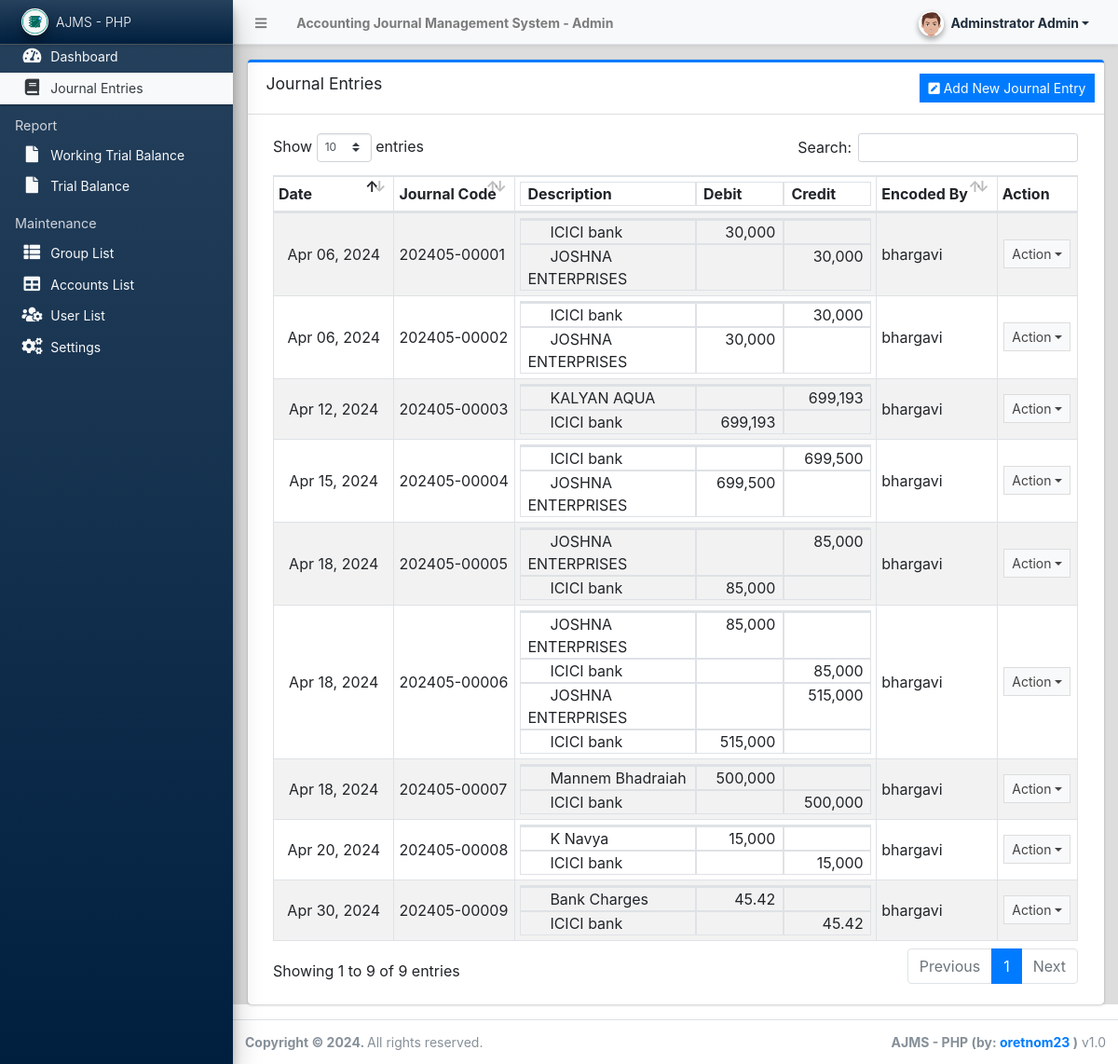
/admin/?page=journals (signed in), run on the app's committed database.
### tables this page shows
CREATE TABLE `journal_entries` (
  `id` int(30) NOT NULL AUTO_INCREMENT,
  `code` varchar(100) NOT NULL,
  `journal_date` date NOT NULL,
  `description` text NOT NULL,
  `user_id` int(30) DEFAULT NULL,
  `date_created` datetime NOT NULL DEFAULT current_timestamp(),
  `date_updated` datetime DEFAULT NULL ON UPDATE current_timestamp(),
  PRIMARY KEY (`id`),
  KEY `user_id` (`user_id`),
  CONSTRAINT `journal_entries_ibfk_1` FOREIGN KEY (`user_id`) REFERENCES `users` (`id`) ON DELETE SET NULL
);

CREATE TABLE `journal_items` (
  `journal_id` int(30) NOT NULL,
  `account_id` int(30) NOT NULL,
  `group_id` int(30) NOT NULL,
  `amount` float NOT NULL DEFAULT 0,
  `date_created` datetime NOT NULL DEFAULT current_timestamp(),
  `type` tinyint(1) NOT NULL DEFAULT 1 COMMENT '1 = Debit, 2= Credit',
  KEY `journal_id` (`journal_id`),
  KEY `account_id` (`account_id`),
  KEY `group_id` (`group_id`),
  CONSTRAINT `journal_items_ibfk_1` FOREIGN KEY (`journal_id`) REFERENCES `journal_entries` (`id`) ON DELETE CASCADE,
  CONSTRAINT `journal_items_ibfk_2` FOREIGN KEY (`account_id`) REFERENCES `account_list` (`id`) ON DELETE CASCADE,
  CONSTRAINT `journal_items_ibfk_3` FOREIGN KEY (`group_id`) REFERENCES `group_list` (`id`) ON DELETE CASCADE
);

CREATE TABLE `account_list` (
  `id` int(30) NOT NULL AUTO_INCREMENT,
  `name` text NOT NULL,
  `description` text NOT NULL,
  `status` tinyint(1) NOT NULL DEFAULT 1,
  `delete_flag` tinyint(1) NOT NULL DEFAULT 0,
  `date_created` datetime NOT NULL DEFAULT current_timestamp(),
  `date_updated` datetime DEFAULT NULL ON UPDATE current_timestamp(),
  `user_id` int(30) DEFAULT NULL,
  PRIMARY KEY (`id`),
  KEY `account_list_users_FK` (`user_id`),
  CONSTRAINT `account_list_users_FK` FOREIGN KEY (`user_id`) REFERENCES `users` (`id`) ON DELETE SET NULL
);

### config.php (called while the page is built, shortened)
<?php
require_once('classes/DBConnection.php');
require_once('classes/SystemSettings.php');
function validate_image($file){
	if(!empty($file)){
        $ex = explode('?',$file);
        $file = $ex[0];
        $param =  isset($ex[1]) ? '?'.$ex[1]  : '';
		if(is_file(base_app.$file)){
			return base_url.$file.$param;
		}else{
			return base_url.'dist/img/no-image-available.png';
		}
	}else{
		return base_url.'dist/img/no-image-available.png';
	}
}
function isMobileDevice(){
    $aMobileUA = array(
        '/iphone/i' => 'iPhone',
        '/ipod/i' => 'iPod',
        '/ipad/i' => 'iPad',
        '/android/i' => 'Android',
        '/blackberry/i' => 'BlackBerry',
        '/webos/i' => 'Mobile'
    );
    return false;
}
?>

### classes/DBConnection.php (called while the page is built, shortened)
<?php
class DBConnection{
    private $host = DB_SERVER;
    private $username = DB_USERNAME;
    private $password = DB_PASSWORD;
    private $database = DB_NAME;
    public $conn;
    public function __construct(){
        if (!isset($this->conn)) {
            $this->conn = new mysqli($this->host, $this->username, $this->password, $this->database);
        }
    }
}
?>

### classes/SystemSettings.php (called while the page is built, shortened)
<?php
class SystemSettings extends DBConnection{
	function userdata($field = ''){
		if(!empty($field)){
			if(isset($_SESSION['userdata'][$field]))
				return $_SESSION['userdata'][$field];
			else
				return null;
		}else{
			return false;
		}
	}
	function info($field=''){
		if(!empty($field)){
			if(isset($_SESSION['system_info'][$field]))
				return $_SESSION['system_info'][$field];
			else
				return false;
		}else{
			return false;
		}
	}
}
$_settings = new SystemSettings();
?>

### admin/journals/index.php (the view, shortened to what this page needs)
<?php
function format_num($number){
	$num_ex = explode('.',$number);
	$decimals = isset($num_ex[1]) ? strlen($num_ex[1]) : 0 ;
	return number_format($number,$decimals);
}
?>
<div class="card card-outline card-primary">
	<div class="card-header">
		<h3 class="card-title">Journal Entries</h3>
		<div class="card-tools">
			<button class="btn btn-primary btn-flat btn-sm" id="create_new" type="button"><i class="fa fa-pen-square"></i> Add New Journal Entry</button>
		</div>
	</div>
	<div class="card-body">
        <div class="container-fluid">
			<table class="table table-hover table-striped table-bordered">
				<colgroup>
					<col width="15%">
					<col width="15%">
					<col width="45%">
					<col width="15%">
					<col width="10%">
				</colgroup>
				<thead>
					<tr>
						<th>Date</th>
						<th>Journal Code</th>
						<th class="p-0">
							<div class="d-flex w-100">
								<div class="col-6 border">Description</div>
								<div class="col-3 border">Debit</div>
								<div class="col-3 border">Credit</div>
							</div>
						</th>
						<th>Encoded By</th>
						<th>Action</th>
					</tr>
				</thead>
				<tbody>
					<?php
					$swhere = "";
					$users = $conn->query("SELECT id,username FROM `users` where id in (SELECT `user_id` FROM `journal_entries` {$swhere})");
					$user_arr = array_column($users->fetch_all(MYSQLI_ASSOC),'username','id');
					$journals = $conn->query("SELECT * FROM `journal_entries` {$swhere} order by date(journal_date) asc");
					while($row = $journals->fetch_assoc()):
					?>
					<tr>
						<td class="text-center"><?= date("M d, Y", strtotime($row['journal_date'])) ?></td>
						<td class=""><?= $row['code'] ?></td>
						<td class="p-0">
							<div class="d-flex w-100">
								<div class="col-6 border"><?= $row['description'] ?></div>
								<div class="col-3 border"></div>
								<div class="col-3 border"></div>
							</div>
							<?php
							$jitems = $conn->query("SELECT j.*,a.name as account FROM `journal_items` j inner join account_list a on j.account_id = a.id inner join group_list g on j.group_id = g.id where j.journal_id = '{$row['id']}'");
							while($rowss = $jitems->fetch_assoc()):
							?>
							<div class="d-flex w-100">
								<div class="col-6 border"><span class="pl-4"><?= $rowss['account'] ?></span></div>
								<div class="col-3 border text-right"><?= $rowss['type'] == 1 ? format_num($rowss['amount']) : '' ?></div>
								<div class="col-3 border text-right"><?= $rowss['type'] == 2 ? format_num($rowss['amount']) : '' ?></div>
							</div>
							<?php endwhile; ?>
						</td>
						<td><?= isset($user_arr[$row['user_id']]) ? $user_arr[$row['user_id']] : "N/A" ?></td>
						<td class="text-center">
							<button type="button" class="btn btn-flat btn-default btn-sm dropdown-toggle dropdown-icon" data-toggle="dropdown">
									Action
							</button>
						</td>
					</tr>
					<?php endwhile; ?>
				</tbody>
			</table>
		</div>
	</div>
</div>

### admin/index.php (shortened to what this page needs)
<?php require_once('../config.php'); ?>
 <!DOCTYPE html>
<html lang="en" class="" style="height: auto;">
<?php require_once('inc/header.php') ?>
  <body class="sidebar-mini layout-fixed control-sidebar-slide-open layout-navbar-fixed sidebar-mini-md sidebar-mini-xs" data-new-gr-c-s-check-loaded="14.991.0" data-gr-ext-installed="" style="height: auto;">
    <div class="wrapper">
     <?php require_once('inc/topBarNav.php') ?>
     <?php require_once('inc/navigation.php') ?>
     <?php $page = isset($_GET['page']) ? $_GET['page'] : 'home';  ?>
      <div class="content-wrapper pt-3" style="min-height: 567.854px;">
        <section class="content">
          <div class="container-fluid">
            <?php
              if(!file_exists($page.".php") && !is_dir($page)){
                  include '404.html';
              }else{
                if(is_dir($page))
                  include $page.'/index.php';
                else
                  include $page.'.php';
              }
            ?>
          </div>
        </section>
      </div>
      <?php require_once('inc/footer.php') ?>
  </body>
</html>

### admin/inc/header.php (shortened to what this page needs)
<head>
    <link rel="stylesheet" href="<?php echo base_url ?>plugins/fontawesome-free/css/all.min.css">
    <link rel="stylesheet" href="<?php echo base_url ?>plugins/tempusdominus-bootstrap-4/css/tempusdominus-bootstrap-4.min.css">
  <link rel="stylesheet" href="<?php echo base_url ?>plugins/datatables-bs4/css/dataTables.bootstrap4.min.css">
  <link rel="stylesheet" href="<?php echo base_url ?>plugins/datatables-responsive/css/responsive.bootstrap4.min.css">
  <link rel="stylesheet" href="<?php echo base_url ?>plugins/datatables-buttons/css/buttons.bootstrap4.min.css">
  <link rel="stylesheet" href="<?php echo base_url ?>plugins/select2/css/select2.min.css">
  <link rel="stylesheet" href="<?php echo base_url ?>plugins/select2-bootstrap4-theme/select2-bootstrap4.min.css">
    <link rel="stylesheet" href="<?php echo base_url ?>plugins/icheck-bootstrap/icheck-bootstrap.min.css">
    <link rel="stylesheet" href="<?php echo base_url ?>plugins/jqvmap/jqvmap.min.css">
    <link rel="stylesheet" href="<?php echo base_url ?>plugins/fullcalendar/main.css">
    <link rel="stylesheet" href="<?php echo base_url ?>dist/css/adminlte.css">
    <link rel="stylesheet" href="<?php echo base_url ?>dist/css/custom.css">
    <link rel="stylesheet" href="<?php echo base_url ?>plugins/overlayScrollbars/css/OverlayScrollbars.min.css">
    <link rel="stylesheet" href="<?php echo base_url ?>plugins/daterangepicker/daterangepicker.css">
    <link rel="stylesheet" href="<?php echo base_url ?>plugins/summernote/summernote-bs4.min.css">
  <link rel="stylesheet" href="<?php echo base_url ?>plugins/sweetalert2-theme-bootstrap-4/bootstrap-4.min.css">
  </head>

### admin/inc/topBarNav.php (shortened to what this page needs)
<nav class="main-header navbar navbar-expand navbar-light text-sm shadow-sm">
  <ul class="navbar-nav">
    <li class="nav-item">
    <a class="nav-link" data-widget="pushmenu" href="#" role="button"><i class="fas fa-bars"></i></a>
    </li>
    <li class="nav-item d-none d-sm-inline-block">
      <a href="<?php echo base_url ?>" class="nav-link"><b><?php echo (!isMobileDevice()) ? $_settings->info('name'):$_settings->info('short_name'); ?> - Admin</b></a>
    </li>
  </ul>
  <ul class="navbar-nav ml-auto">
    <li class="nav-item">
      <div class="btn-group nav-link">
            <button type="button" class="btn btn-rounded badge badge-light dropdown-toggle dropdown-icon" data-toggle="dropdown">
              <span><img src="<?php echo validate_image($_settings->userdata('avatar')) ?>" class="img-circle elevation-2 user-img" alt="User Image"></span>
              <span class="ml-3"><?php echo ucwords($_settings->userdata('firstname').' '.$_settings->userdata('lastname')) ?></span>
            </button>
        </div>
    </li>
  </ul>
</nav>

### admin/inc/navigation.php (shortened to what this page needs)
<aside class="main-sidebar sidebar-dark-light elevation-4 sidebar-no-expand bg-gradient-navy">
  <a href="<?php echo base_url ?>admin" class="brand-link bg-transparent text-sm shadow-sm bg-gradient-navy">
  <img src="<?php echo validate_image($_settings->info('logo'))?>" alt="Store Logo" class="brand-image img-circle elevation-3 bg-black" style="width: 1.8rem;height: 1.8rem;max-height: unset;object-fit:scale-down;object-position:center center">
  <span class="brand-text font-weight-light"><?php echo $_settings->info('short_name') ?></span>
  </a>
  <div class="sidebar os-host os-theme-light os-host-overflow os-host-overflow-y os-host-resize-disabled os-host-transition os-host-scrollbar-horizontal-hidden">
    <div class="os-content-glue" style="margin: 0px -8px; width: 249px; height: 646px;"></div>
    <div class="os-padding">
      <div class="os-viewport os-viewport-native-scrollbars-invisible" style="overflow-y: scroll;">
        <div class="os-content" style="padding: 0px 8px; height: 100%; width: 100%;">
          <nav class="">
             <ul class="nav nav-pills nav-sidebar flex-column text-sm nav-compact nav-flat nav-child-indent nav-collapse-hide-child text-dark" data-widget="treeview" role="menu" data-accordion="false">
              <li class="nav-item dropdown">
                <a href="./" class="nav-link text-light nav-home">
                  <i class="nav-icon fas fa-tachometer-alt"></i>
                  <p>
                    Dashboard
                  </p>
                </a>
              </li>
              <li class="nav-item">
                <a href="<?php echo base_url ?>admin/?page=journals" class="nav-link text-light nav-journals">
                  <i class="nav-icon fas fa-book"></i>
                  <p>
                    Journal Entries
                  </p>
                </a>
              </li>
              <li class="nav-header">Report</li>
              <li class="nav-item">
                <a href="<?php echo base_url ?>admin/?page=reports/working_trial_balance" class="nav-link text-light nav-reports_working_trial_balance">
                  <i class="nav-icon fas fa-file"></i>
                  <p>
                    Working Trial Balance
                  </p>
                </a>
              </li>
              <li class="nav-item">
                <a href="<?php echo base_url ?>admin/?page=reports/trial_balance" class="nav-link text-light nav-reports_trial_balance">
                  <i class="nav-icon fas fa-file"></i>
                  <p>
                    Trial Balance
                  </p>
                </a>
              </li>
              <?php if($_settings->userdata('type') == 1): ?>
              <li class="nav-header">Maintenance</li>
              <li class="nav-item dropdown">
                <a href="<?php echo base_url ?>admin/?page=groups" class="nav-link text-light nav-groups">
                  <i class="nav-icon fas fa-th-list"></i>
                  <p>
                    Group List
                  </p>
                </a>
              </li>
              <li class="nav-item dropdown">
                <a href="<?php echo base_url ?>admin/?page=accounts" class="nav-link text-light nav-accounts">
                  <i class="nav-icon fas fa-table"></i>
                  <p>
                    Accounts List
                  </p>
                </a>
              </li>
              <li class="nav-item dropdown">
                <a href="<?php echo base_url ?>admin/?page=user/list" class="nav-link text-light nav-user_list">
                  <i class="nav-icon fas fa-users-cog"></i>
                  <p>
                    User List
                  </p>
                </a>
              </li>
              <li class="nav-item dropdown">
                <a href="<?php echo base_url ?>admin/?page=system_info" class="nav-link text-light nav-system_info">
                  <i class="nav-icon fas fa-cogs"></i>
                  <p>
                    Settings
                  </p>
                </a>
              </li>
              <?php endif; ?>
            </ul>
          </nav>
        </div>
      </div>
    </div>
  </div>
</aside>

### admin/inc/footer.php (shortened to what this page needs)
<footer class="main-footer text-sm">
        <strong>Copyright © <?php echo date('Y') ?>.
        </strong>
        All rights reserved.
        <div class="float-right d-none d-sm-inline-block">
          <b><?php echo $_settings->info('short_name') ?> (by: <a href="mailto:oretnom23@gmail.com" target="blank">oretnom23</a> )</b> v1.0
        </div>
      </footer>
    </div>

### admin/inc/topBarNav.php (style rules this page uses)
.user-img { position: absolute; height: 27px; width: 27px; object-fit: cover; left: -7%; top: -12%; }
.btn-rounded { border-radius: 50px; }

### admin/journals/index.php (style rules this page uses)
th.p-0, td.p-0 { padding: 0 !important; }

### data on the page
journal_entries: journal_date "Apr 06, 2024", code "202405-00001", user "bhargavi"
journal_items: account.name "ICICI bank", amount "30,000"
journal_items: account.name "JOSHNA ENTERPRISES", amount "30,000"
journal_entries: journal_date "Apr 06, 2024", code "202405-00002", user "bhargavi"
journal_items: account.name "ICICI bank", amount "30,000"
journal_items: account.name "JOSHNA ENTERPRISES", amount "30,000"
journal_entries: journal_date "Apr 12, 2024", code "202405-00003", user "bhargavi"
journal_items: account.name "KALYAN AQUA", amount "699,193"
journal_items: account.name "ICICI bank", amount "699,193"
journal_entries: journal_date "Apr 15, 2024", code "202405-00004", user "bhargavi"
journal_items: account.name "ICICI bank", amount "699,500"
journal_items: account.name "JOSHNA ENTERPRISES", amount "699,500"
journal_entries: journal_date "Apr 18, 2024", code "202405-00005", user "bhargavi"
journal_items: account.name "JOSHNA ENTERPRISES", amount "85,000"
journal_items: account.name "ICICI bank", amount "85,000"
journal_entries: journal_date "Apr 18, 2024", code "202405-00006", user "bhargavi"
journal_items: account.name "JOSHNA ENTERPRISES", amount "85,000"
journal_items: account.name "ICICI bank", amount "85,000"
journal_items: account.name "JOSHNA ENTERPRISES", amount "515,000"
journal_items: account.name "ICICI bank", amount "515,000"
journal_entries: journal_date "Apr 18, 2024", code "202405-00007", user "bhargavi"
journal_items: account.name "Mannem Bhadraiah", amount "500,000"
journal_items: account.name "ICICI bank", amount "500,000"
journal_entries: journal_date "Apr 20, 2024", code "202405-00008", user "bhargavi"
journal_items: account.name "K Navya", amount "15,000"
journal_items: account.name "ICICI bank", amount "15,000"
journal_entries: journal_date "Apr 30, 2024", code "202405-00009", user "bhargavi"
journal_items: account.name "Bank Charges", amount "45.42"
journal_items: account.name "ICICI bank", amount "45.42"

### other printed values
$_settings->info('name') "Accounting Journal Management System"
$_settings->userdata('firstname').' '.$_settings->userdata('lastname') "Adminstrator Admin"
$_settings->info('short_name') "AJMS - PHP"
